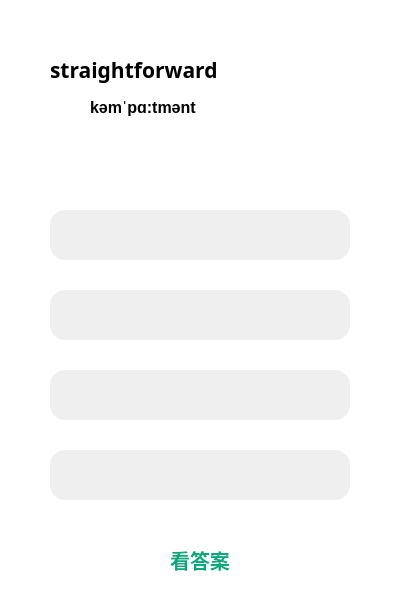
  <widget class="QWidget" name="learn_1" native="true">
   <property name="geometry">
    <rect>
     <x>400</x>
     <y>0</y>
     <width>400</width>
     <height>600</height>
    </rect>
   </property>
   <property name="styleSheet">
    <string notr="true">background-color: rgb(255, 255, 255);</string>
   </property>
   <widget class="QLabel" name="englishWord_4">
    <property name="geometry">
     <rect>
      <x>50</x>
      <y>50</y>
      <width>250</width>
      <height>40</height>
     </rect>
    </property>
    <property name="font">
     <font>
      <family>Arial Rounded MT Bold</family>
      <pointsize>16</pointsize>
      <weight>75</weight>
      <bold>true</bold>
     </font>
    </property>
    <property name="text">
     <string>straightforward</string>
    </property>
   </widget>
   <widget class="QPushButton" name="vocal_4">
    <property name="geometry">
     <rect>
      <x>50</x>
      <y>95</y>
      <width>25</width>
      <height>25</height>
     </rect>
    </property>
    <property name="styleSheet">
     <string notr="true">#vocal_4
{
border-image: url(:/icon/vocal.png);
border:none;
}
#vocal_4:hover
{
border-image: url(:/icon/vocal2.png);
}
</string>
    </property>
    <property name="text">
     <string/>
    </property>
   </widget>
   <widget class="QLabel" name="pa_4">
    <property name="geometry">
     <rect>
      <x>90</x>
      <y>95</y>
      <width>160</width>
      <height>25</height>
     </rect>
    </property>
    <property name="font">
     <font>
      <pointsize>12</pointsize>
      <weight>75</weight>
      <bold>true</bold>
     </font>
    </property>
    <property name="text">
     <string>kəmˈpɑ:tmənt</string>
    </property>
   </widget>
   <widget class="QLabel" name="label_30">
    <property name="geometry">
     <rect>
      <x>0</x>
      <y>530</y>
      <width>70</width>
      <height>70</height>
     </rect>
    </property>
    <property name="styleSheet">
     <string notr="true">border-image: url(:/icon/plant17.png);</string>
    </property>
    <property name="text">
     <string/>
    </property>
   </widget>
   <widget class="QLabel" name="label_31">
    <property name="geometry">
     <rect>
      <x>60</x>
      <y>550</y>
      <width>50</width>
      <height>50</height>
     </rect>
    </property>
    <property name="styleSheet">
     <string notr="true">border-image: url(:/icon/plant17.png);</string>
    </property>
    <property name="text">
     <string/>
    </property>
   </widget>
   <widget class="QLabel" name="label_34">
    <property name="geometry">
     <rect>
      <x>340</x>
      <y>10</y>
      <width>50</width>
      <height>50</height>
     </rect>
    </property>
    <property name="styleSheet">
     <string notr="true">border-image: url(:/icon/sun.png);</string>
    </property>
    <property name="text">
     <string/>
    </property>
   </widget>
   <widget class="QLabel" name="label_35">
    <property name="geometry">
     <rect>
      <x>80</x>
      <y>0</y>
      <width>50</width>
      <height>50</height>
     </rect>
    </property>
    <property name="styleSheet">
     <string notr="true">border-image: url(:/icon/cloud2.png);</string>
    </property>
    <property name="text">
     <string/>
    </property>
   </widget>
   <widget class="QLabel" name="label_36">
    <property name="geometry">
     <rect>
      <x>30</x>
      <y>5</y>
      <width>50</width>
      <height>50</height>
     </rect>
    </property>
    <property name="styleSheet">
     <string notr="true">border-image: url(:/icon/cloud3.png);</string>
    </property>
    <property name="text">
     <string/>
    </property>
   </widget>
   <widget class="QPushButton" name="no_1">
    <property name="geometry">
     <rect>
      <x>50</x>
      <y>210</y>
      <width>300</width>
      <height>50</height>
     </rect>
    </property>
    <property name="font">
     <font>
      <family>宋体</family>
      <pointsize>12</pointsize>
      <weight>75</weight>
      <bold>true</bold>
     </font>
    </property>
    <property name="styleSheet">
     <string notr="true">border:none;
border-radius:15px;
background-color: rgba(220, 220, 220, 120)
</string>
    </property>
    <property name="text">
     <string/>
    </property>
   </widget>
   <widget class="QPushButton" name="no_2">
    <property name="geometry">
     <rect>
      <x>50</x>
      <y>290</y>
      <width>300</width>
      <height>50</height>
     </rect>
    </property>
    <property name="font">
     <font>
      <family>宋体</family>
      <pointsize>12</pointsize>
      <weight>75</weight>
      <bold>true</bold>
     </font>
    </property>
    <property name="styleSheet">
     <string notr="true">border:none;
border-radius:15px;
background-color: rgba(220, 220, 220, 120)</string>
    </property>
    <property name="text">
     <string/>
    </property>
   </widget>
   <widget class="QPushButton" name="no_3">
    <property name="geometry">
     <rect>
      <x>50</x>
      <y>370</y>
      <width>300</width>
      <height>50</height>
     </rect>
    </property>
    <property name="font">
     <font>
      <family>宋体</family>
      <pointsize>12</pointsize>
      <weight>75</weight>
      <bold>true</bold>
     </font>
    </property>
    <property name="styleSheet">
     <string notr="true">border:none;
border-radius:15px;
background-color: rgba(220, 220, 220, 120)</string>
    </property>
    <property name="text">
     <string/>
    </property>
   </widget>
   <widget class="QPushButton" name="no_4">
    <property name="geometry">
     <rect>
      <x>50</x>
      <y>450</y>
      <width>300</width>
      <height>50</height>
     </rect>
    </property>
    <property name="font">
     <font>
      <family>宋体</family>
      <pointsize>12</pointsize>
      <weight>75</weight>
      <bold>true</bold>
     </font>
    </property>
    <property name="styleSheet">
     <string notr="true">border:none;
border-radius:15px;
background-color: rgba(220, 220, 220, 120)</string>
    </property>
    <property name="text">
     <string/>
    </property>
   </widget>
   <widget class="QPushButton" name="answer">
    <property name="geometry">
     <rect>
      <x>100</x>
      <y>540</y>
      <width>200</width>
      <height>40</height>
     </rect>
    </property>
    <property name="font">
     <font>
      <family>宋体</family>
      <pointsize>15</pointsize>
      <weight>75</weight>
      <bold>true</bold>
     </font>
    </property>
    <property name="styleSheet">
     <string notr="true">#answer
{
color: rgb(0, 170, 127);
border:none;
}
#answer:hover
{
color: rgb(238, 112, 0);
}</string>
    </property>
    <property name="text">
     <string>看答案</string>
    </property>
   </widget>
   <widget class="QLabel" name="label_32">
    <property name="geometry">
     <rect>
      <x>290</x>
      <y>550</y>
      <width>50</width>
      <height>50</height>
     </rect>
    </property>
    <property name="styleSheet">
     <string notr="true">border-image: url(:/icon/plant17.png);</string>
    </property>
    <property name="text">
     <string/>
    </property>
   </widget>
   <widget class="QLabel" name="label_33">
    <property name="geometry">
     <rect>
      <x>330</x>
      <y>530</y>
      <width>70</width>
      <height>70</height>
     </rect>
    </property>
    <property name="styleSheet">
     <string notr="true">border-image: url(:/icon/plant17.png);</string>
    </property>
    <property name="text">
     <string/>
    </property>
   </widget>
   <widget class="QPushButton" name="close_2">
    <property name="geometry">
     <rect>
      <x>5</x>
      <y>5</y>
      <width>30</width>
      <height>30</height>
     </rect>
    </property>
    <property name="font">
     <font>
      <pointsize>12</pointsize>
      <weight>50</weight>
      <bold>false</bold>
     </font>
    </property>
    <property name="styleSheet">
     <string notr="true">#close_2:!hover
{
border:none;
border-radius:12px;
border-image: url(:/icon/downarrowmin2.png);
}
#close_2:hover
{
border:none;
border-radius:12px;
border-image: url(:/icon/downarrowmin.png);
}</string>
    </property>
    <property name="text">
     <string/>
    </property>
    <property name="iconSize">
     <size>
      <width>16</width>
      <height>16</height>
     </size>
    </property>
   </widget>
   <zorder>close_2</zorder>
   <zorder>englishWord_4</zorder>
   <zorder>vocal_4</zorder>
   <zorder>pa_4</zorder>
   <zorder>label_30</zorder>
   <zorder>label_31</zorder>
   <zorder>label_34</zorder>
   <zorder>label_35</zorder>
   <zorder>label_36</zorder>
   <zorder>no_1</zorder>
   <zorder>no_2</zorder>
   <zorder>no_3</zorder>
   <zorder>no_4</zorder>
   <zorder>answer</zorder>
   <zorder>label_33</zorder>
   <zorder>label_32</zorder>
  </widget>
